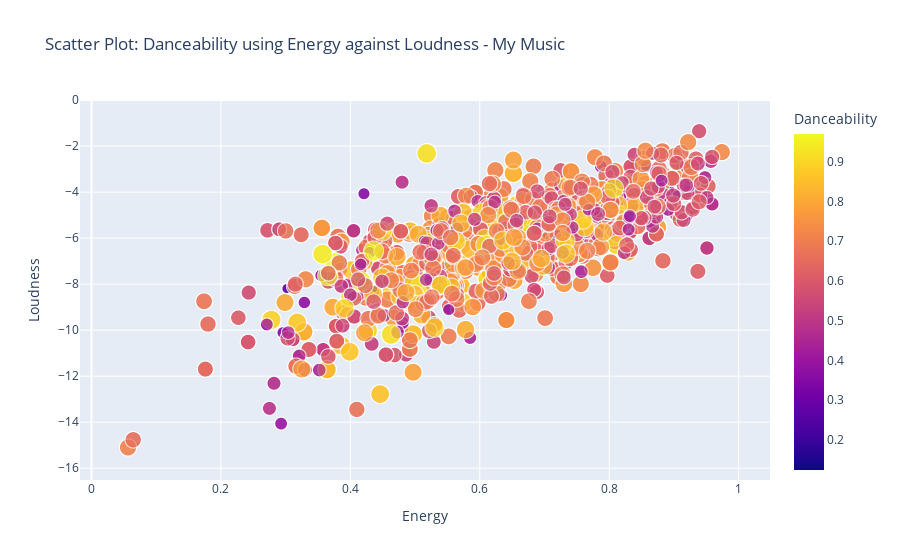

The notebook cell saved with this chart:
### Code cell
fig = px.scatter(myfeats, x = myfeats['Energy'], y = myfeats['Loudness'], color = myfeats['Danceability'], 
                 size = myfeats['Danceability'], title = 'Scatter Plot: Danceability using Energy against Loudness - My Music')

fig.show()

### Figure 1 — Plotly figure (JSON) as saved in the notebook; plotly's stock layout.template omitted (floating-point values rounded to 4 significant figures; data arrays with more than 128 entries replaced by an {"elided": "..."} marker saying what was removed)
{"data": [{"hovertemplate": "Energy=%{x}<br>Loudness=%{y}<br>Danceability=%{marker.color}<extra></extra>", "legendgroup": "", "marker": {"color": {"elided": "2026 float values"}, "coloraxis": "coloraxis", "size": {"elided": "2026 float values"}, "sizemode": "area", "sizeref": 0.002425, "symbol": "circle"}, "mode": "markers", "name": "", "showlegend": false, "type": "scattergl", "x": {"elided": "2026 float values"}, "xaxis": "x", "y": {"elided": "2026 float values"}, "yaxis": "y"}], "layout": {"autosize": true, "coloraxis": {"colorbar": {"title": {"text": "Danceability"}}, "colorscale": [[0, "#0d0887"], [0.1111, "#46039f"], [0.2222, "#7201a8"], [0.3333, "#9c179e"], [0.4444, "#bd3786"], [0.5556, "#d8576b"], [0.6667, "#ed7953"], [0.7778, "#fb9f3a"], [0.8889, "#fdca26"], [1, "#f0f921"]]}, "legend": {"itemsizing": "constant", "tracegroupgap": 0}, "title": {"text": "Scatter Plot: Danceability using Energy against Loudness - My Music"}, "xaxis": {"anchor": "y", "autorange": true, "domain": [0, 1], "range": [-0.02414, 1.055], "title": {"text": "Energy"}, "type": "linear"}, "yaxis": {"anchor": "x", "autorange": true, "domain": [0, 1], "range": [-17.37, 0.786], "title": {"text": "Loudness"}, "type": "linear"}}}
